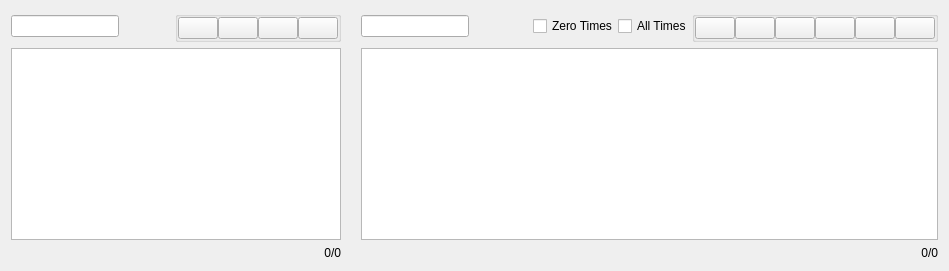
      <widget class="QWidget" name="tabRuns_Times">
       <attribute name="title">
        <string>Runs#Times</string>
       </attribute>
       <layout class="QGridLayout" name="gridLayout">
        <property name="horizontalSpacing">
         <number>0</number>
        </property>
        <item row="0" column="0">
         <widget class="QLineEdit" name="RunsFilterLineEdit">
          <property name="sizePolicy">
           <sizepolicy hsizetype="Fixed" vsizetype="Fixed">
            <horstretch>0</horstretch>
            <verstretch>0</verstretch>
           </sizepolicy>
          </property>
          <property name="dragEnabled">
           <bool>false</bool>
          </property>
         </widget>
        </item>
        <item row="0" column="1">
         <widget class="QPushButton" name="RunsFilterClear">
          <property name="sizePolicy">
           <sizepolicy hsizetype="Fixed" vsizetype="Fixed">
            <horstretch>0</horstretch>
            <verstretch>0</verstretch>
           </sizepolicy>
          </property>
          <property name="text">
           <string/>
          </property>
          <property name="icon">
           <iconset>
            <normaloff>gui/icons/mail-delete.png</normaloff>gui/icons/mail-delete.png</iconset>
          </property>
          <property name="flat">
           <bool>true</bool>
          </property>
         </widget>
        </item>
        <item row="1" column="0" colspan="4">
         <widget class="QTreeView" name="RunsProxyView">
          <property name="sizePolicy">
           <sizepolicy hsizetype="Expanding" vsizetype="Expanding">
            <horstretch>2</horstretch>
            <verstretch>0</verstretch>
           </sizepolicy>
          </property>
         </widget>
        </item>
        <item row="2" column="3">
         <widget class="QLabel" name="runsCounter">
          <property name="layoutDirection">
           <enum>Qt::LeftToRight</enum>
          </property>
          <property name="text">
           <string>0/0</string>
          </property>
          <property name="alignment">
           <set>Qt::AlignRight|Qt::AlignTrailing|Qt::AlignVCenter</set>
          </property>
         </widget>
        </item>
        <item row="0" column="3">
         <widget class="QGroupBox" name="groupBox_2">
          <property name="sizePolicy">
           <sizepolicy hsizetype="Fixed" vsizetype="Preferred">
            <horstretch>0</horstretch>
            <verstretch>0</verstretch>
           </sizepolicy>
          </property>
          <property name="title">
           <string/>
          </property>
          <layout class="QHBoxLayout" name="horizontalLayout_2">
           <property name="spacing">
            <number>0</number>
           </property>
           <property name="margin">
            <number>0</number>
           </property>
           <item>
            <widget class="QPushButton" name="RunsAdd">
             <property name="sizePolicy">
              <sizepolicy hsizetype="Fixed" vsizetype="Fixed">
               <horstretch>0</horstretch>
               <verstretch>0</verstretch>
              </sizepolicy>
             </property>
             <property name="text">
              <string/>
             </property>
             <property name="icon">
              <iconset>
               <normaloff>gui/icons/list-add.png</normaloff>gui/icons/list-add.png</iconset>
             </property>
             <property name="iconSize">
              <size>
               <width>24</width>
               <height>24</height>
              </size>
             </property>
             <property name="autoDefault">
              <bool>false</bool>
             </property>
             <property name="default">
              <bool>false</bool>
             </property>
            </widget>
           </item>
           <item>
            <widget class="QPushButton" name="RunsRemove">
             <property name="sizePolicy">
              <sizepolicy hsizetype="Fixed" vsizetype="Fixed">
               <horstretch>0</horstretch>
               <verstretch>0</verstretch>
              </sizepolicy>
             </property>
             <property name="text">
              <string/>
             </property>
             <property name="icon">
              <iconset>
               <normaloff>gui/icons/list-remove.png</normaloff>gui/icons/list-remove.png</iconset>
             </property>
             <property name="iconSize">
              <size>
               <width>24</width>
               <height>24</height>
              </size>
             </property>
            </widget>
           </item>
           <item>
            <widget class="QPushButton" name="RunsExport">
             <property name="sizePolicy">
              <sizepolicy hsizetype="Fixed" vsizetype="Fixed">
               <horstretch>0</horstretch>
               <verstretch>0</verstretch>
              </sizepolicy>
             </property>
             <property name="text">
              <string/>
             </property>
             <property name="icon">
              <iconset>
               <normaloff>gui/icons/export.png</normaloff>gui/icons/export.png</iconset>
             </property>
             <property name="iconSize">
              <size>
               <width>24</width>
               <height>24</height>
              </size>
             </property>
            </widget>
           </item>
           <item>
            <widget class="QPushButton" name="RunsDelete">
             <property name="sizePolicy">
              <sizepolicy hsizetype="Fixed" vsizetype="Fixed">
               <horstretch>0</horstretch>
               <verstretch>0</verstretch>
              </sizepolicy>
             </property>
             <property name="text">
              <string/>
             </property>
             <property name="icon">
              <iconset>
               <normaloff>gui/icons/emptytrash.png</normaloff>gui/icons/emptytrash.png</iconset>
             </property>
             <property name="iconSize">
              <size>
               <width>24</width>
               <height>24</height>
              </size>
             </property>
            </widget>
           </item>
          </layout>
         </widget>
        </item>
        <item row="0" column="9">
         <widget class="QCheckBox" name="TimesShowAll">
          <property name="sizePolicy">
           <sizepolicy hsizetype="Fixed" vsizetype="Fixed">
            <horstretch>0</horstretch>
            <verstretch>0</verstretch>
           </sizepolicy>
          </property>
          <property name="text">
           <string>All Times</string>
          </property>
         </widget>
        </item>
        <item row="0" column="5">
         <widget class="QLineEdit" name="TimesFilterLineEdit">
          <property name="sizePolicy">
           <sizepolicy hsizetype="Fixed" vsizetype="Fixed">
            <horstretch>0</horstretch>
            <verstretch>0</verstretch>
           </sizepolicy>
          </property>
         </widget>
        </item>
        <item row="0" column="6">
         <widget class="QPushButton" name="TimesFilterClear">
          <property name="sizePolicy">
           <sizepolicy hsizetype="Fixed" vsizetype="Fixed">
            <horstretch>0</horstretch>
            <verstretch>0</verstretch>
           </sizepolicy>
          </property>
          <property name="text">
           <string/>
          </property>
          <property name="icon">
           <iconset>
            <normaloff>gui/icons/mail-delete.png</normaloff>gui/icons/mail-delete.png</iconset>
          </property>
          <property name="flat">
           <bool>true</bool>
          </property>
         </widget>
        </item>
        <item row="0" column="10">
         <widget class="QGroupBox" name="groupBox_3">
          <property name="sizePolicy">
           <sizepolicy hsizetype="Fixed" vsizetype="Preferred">
            <horstretch>0</horstretch>
            <verstretch>0</verstretch>
           </sizepolicy>
          </property>
          <property name="title">
           <string/>
          </property>
          <layout class="QHBoxLayout" name="horizontalLayout_3">
           <property name="spacing">
            <number>0</number>
           </property>
           <property name="margin">
            <number>0</number>
           </property>
           <item>
            <widget class="QPushButton" name="TimesAdd">
             <property name="sizePolicy">
              <sizepolicy hsizetype="Fixed" vsizetype="Fixed">
               <horstretch>0</horstretch>
               <verstretch>0</verstretch>
              </sizepolicy>
             </property>
             <property name="text">
              <string/>
             </property>
             <property name="icon">
              <iconset>
               <normaloff>gui/icons/list-add.png</normaloff>gui/icons/list-add.png</iconset>
             </property>
             <property name="iconSize">
              <size>
               <width>24</width>
               <height>24</height>
              </size>
             </property>
             <property name="autoDefault">
              <bool>false</bool>
             </property>
             <property name="default">
              <bool>false</bool>
             </property>
            </widget>
           </item>
           <item>
            <widget class="QPushButton" name="TimesRemove">
             <property name="sizePolicy">
              <sizepolicy hsizetype="Fixed" vsizetype="Fixed">
               <horstretch>0</horstretch>
               <verstretch>0</verstretch>
              </sizepolicy>
             </property>
             <property name="text">
              <string/>
             </property>
             <property name="icon">
              <iconset>
               <normaloff>gui/icons/list-remove.png</normaloff>gui/icons/list-remove.png</iconset>
             </property>
             <property name="iconSize">
              <size>
               <width>24</width>
               <height>24</height>
              </size>
             </property>
            </widget>
           </item>
           <item>
            <widget class="QPushButton" name="TimesImport">
             <property name="sizePolicy">
              <sizepolicy hsizetype="Fixed" vsizetype="Fixed">
               <horstretch>0</horstretch>
               <verstretch>0</verstretch>
              </sizepolicy>
             </property>
             <property name="text">
              <string/>
             </property>
             <property name="icon">
              <iconset>
               <normaloff>gui/icons/import.png</normaloff>gui/icons/import.png</iconset>
             </property>
             <property name="iconSize">
              <size>
               <width>24</width>
               <height>24</height>
              </size>
             </property>
            </widget>
           </item>
           <item>
            <widget class="QPushButton" name="TimesExport">
             <property name="sizePolicy">
              <sizepolicy hsizetype="Fixed" vsizetype="Fixed">
               <horstretch>0</horstretch>
               <verstretch>0</verstretch>
              </sizepolicy>
             </property>
             <property name="text">
              <string/>
             </property>
             <property name="icon">
              <iconset>
               <normaloff>gui/icons/export.png</normaloff>gui/icons/export.png</iconset>
             </property>
             <property name="iconSize">
              <size>
               <width>24</width>
               <height>24</height>
              </size>
             </property>
            </widget>
           </item>
           <item>
            <widget class="QPushButton" name="TimesWwwExport">
             <property name="sizePolicy">
              <sizepolicy hsizetype="Fixed" vsizetype="Fixed">
               <horstretch>0</horstretch>
               <verstretch>0</verstretch>
              </sizepolicy>
             </property>
             <property name="text">
              <string/>
             </property>
             <property name="icon">
              <iconset>
               <normaloff>gui/icons/internet-web-browser.png</normaloff>gui/icons/internet-web-browser.png</iconset>
             </property>
             <property name="iconSize">
              <size>
               <width>24</width>
               <height>24</height>
              </size>
             </property>
            </widget>
           </item>
           <item>
            <widget class="QPushButton" name="TimesDelete">
             <property name="sizePolicy">
              <sizepolicy hsizetype="Fixed" vsizetype="Fixed">
               <horstretch>0</horstretch>
               <verstretch>0</verstretch>
              </sizepolicy>
             </property>
             <property name="text">
              <string/>
             </property>
             <property name="icon">
              <iconset>
               <normaloff>gui/icons/emptytrash.png</normaloff>gui/icons/emptytrash.png</iconset>
             </property>
             <property name="iconSize">
              <size>
               <width>24</width>
               <height>24</height>
              </size>
             </property>
            </widget>
           </item>
          </layout>
         </widget>
        </item>
        <item row="1" column="5" colspan="6">
         <widget class="QTreeView" name="TimesProxyView">
          <property name="sizePolicy">
           <sizepolicy hsizetype="Expanding" vsizetype="Expanding">
            <horstretch>3</horstretch>
            <verstretch>0</verstretch>
           </sizepolicy>
          </property>
         </widget>
        </item>
        <item row="0" column="8">
         <widget class="QCheckBox" name="timesShowZero">
          <property name="sizePolicy">
           <sizepolicy hsizetype="Fixed" vsizetype="Fixed">
            <horstretch>0</horstretch>
            <verstretch>0</verstretch>
           </sizepolicy>
          </property>
          <property name="text">
           <string>Zero Times</string>
          </property>
         </widget>
        </item>
        <item row="2" column="10">
         <widget class="QLabel" name="timesCounter">
          <property name="text">
           <string>0/0</string>
          </property>
          <property name="alignment">
           <set>Qt::AlignRight|Qt::AlignTrailing|Qt::AlignVCenter</set>
          </property>
         </widget>
        </item>
        <item row="0" column="4">
         <spacer name="horizontalSpacer_3">
          <property name="orientation">
           <enum>Qt::Horizontal</enum>
          </property>
          <property name="sizeType">
           <enum>QSizePolicy::Fixed</enum>
          </property>
          <property name="sizeHint" stdset="0">
           <size>
            <width>20</width>
            <height>20</height>
           </size>
          </property>
         </spacer>
        </item>
        <item row="0" column="7">
         <spacer name="horizontalSpacer">
          <property name="orientation">
           <enum>Qt::Horizontal</enum>
          </property>
          <property name="sizeType">
           <enum>QSizePolicy::Preferred</enum>
          </property>
          <property name="sizeHint" stdset="0">
           <size>
            <width>40</width>
            <height>20</height>
           </size>
          </property>
         </spacer>
        </item>
       </layout>
      </widget>
